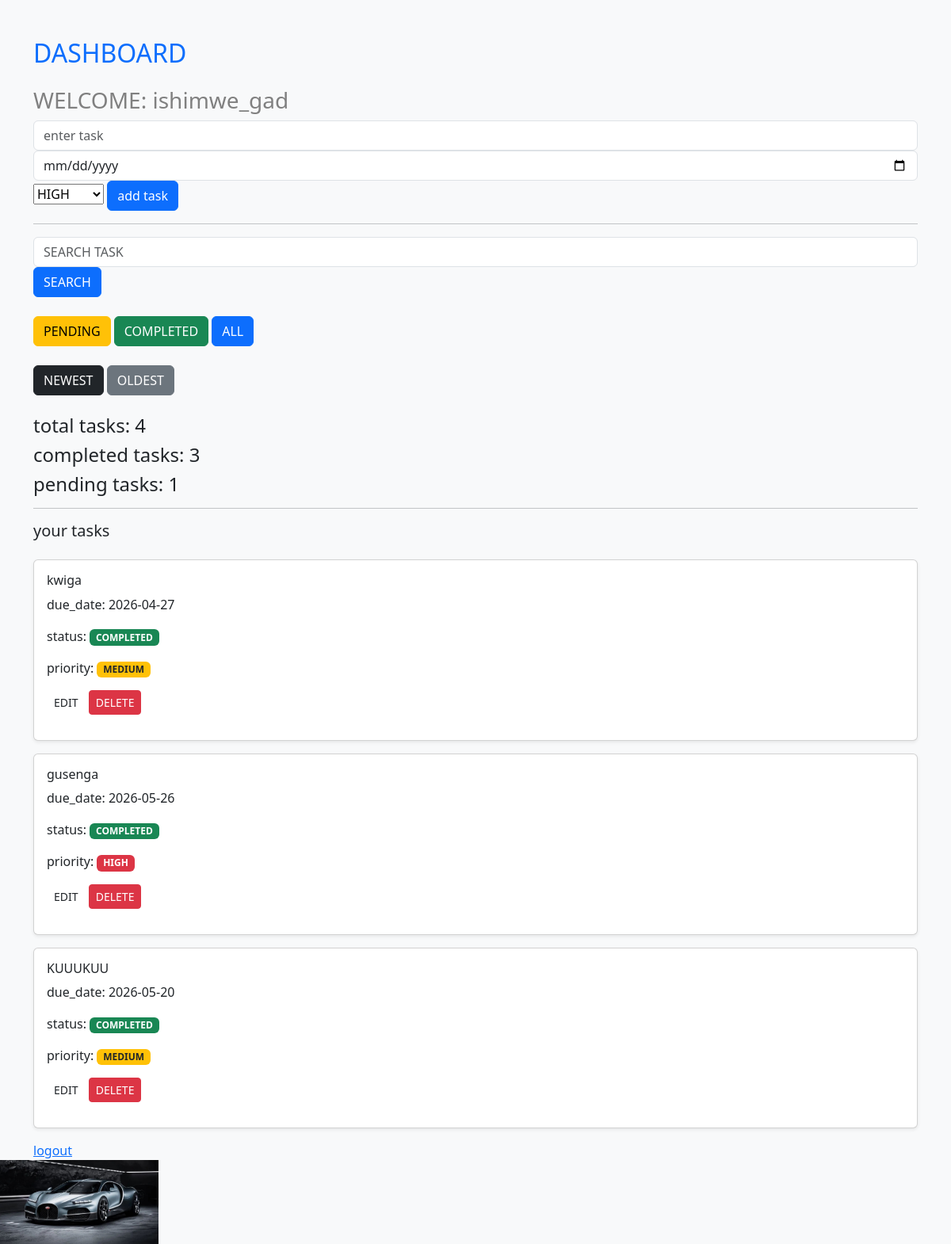
The app's page /dashboard?status=completed (signed in), older data.
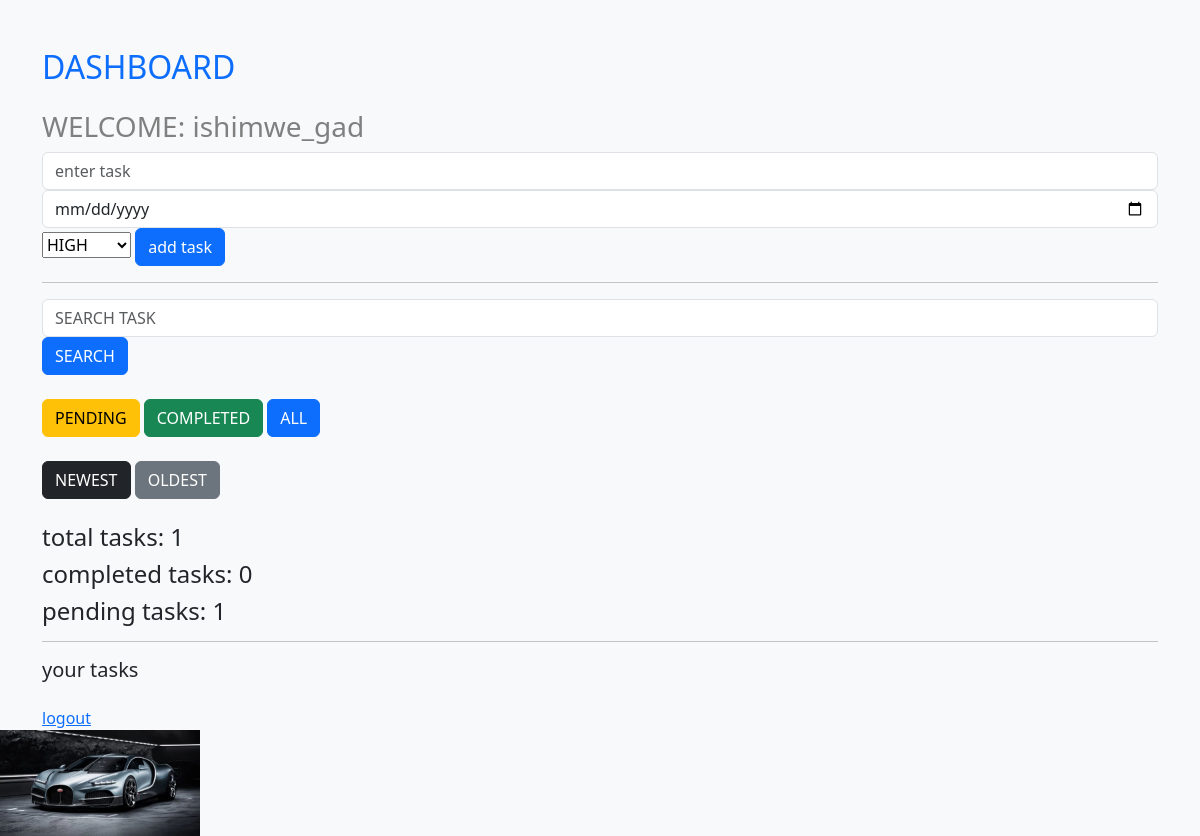
The same page, newer data.
### tables this page shows
CREATE TABLE users (
        id INTEGER PRIMARY KEY AUTOINCREMENT,
        username TEXT UNIQUE,
        password TEXT
           );

CREATE TABLE tasks (
        id INTEGER PRIMARY KEY AUTOINCREMENT,
        user_id INTEGER,
        title TEXT,
        status TEXT,
        due_date TEXT,
        priority  TEXT
           );

### app.py (the view, shortened to what this page needs)
@app.route('/dashboard')
def dashboard():
    username = session.get('username')
    if not username:
        return redirect('/')
    conn = sqlite3.connect('users.db')
    cursor = conn.cursor()
    cursor.execute("SELECT id FROM users WHERE username=?", (username,))
    user = cursor.fetchone()
    user_id = user[0]
    search = request.args.get('search')
    status = request.args.get('status')
    sort = request.args.get('sort')
    if search:
        cursor.execute(
            "SELECT id, title, status, due_date, priority FROM tasks WHERE user_id=? AND title LIKE ?",
            (user_id, '%' + search + '%')
        )
    elif status:
           cursor.execute(
            "SELECT id, title, status, due_date,priority FROM tasks WHERE user_id=? AND status=?",
            (user_id, status)
        )
    tasks = cursor.fetchall()
    cursor.execute(
        "SELECT COUNT(*) FROM tasks WHERE user_id=?",
        (user_id,)
     )
    total_tasks = cursor.fetchone()[0]
    cursor.execute(
        "SELECT COUNT(*) FROM tasks WHERE user_id=? AND status=?",
        (user_id,"completed")
    )
    completed_tasks = cursor.fetchone()[0]
    cursor.execute(
        "SELECT COUNT(*)FROM tasks WHERE user_id=? AND status=?",
        (user_id,"pending")
    )
    pending_tasks = cursor.fetchone()[0]
    conn.close()
    return render_template(
        'dashboard.html',
        username=username,
        tasks=tasks,
        total_tasks=total_tasks,
        completed_tasks=completed_tasks,
        pending_tasks=pending_tasks
    )

### templates/dashboard.html (shortened to what this page needs)
<!DOCTYPE html>
<html>
    <head>
        <link
        href="https://cdn.jsdelivr.net/npm/bootstrap@5.3.3/dist/css/bootstrap.min.css"rel="stylesheet">
    </head>
    <body class="bg-light">
        <div class="container mt-5">
        <h2 class="text-primary mb-4">DASHBOARD</h2>
        <h3 style="color: gray;">WELCOME: {{ username }}</h3>
        <form method="POST" action="/add_task">
            <input
                 class="form-control"
                 type"text"
                 name="title"
                  placeholder="enter task" required>
            <input
                  class="form-control"
                  type="date"
                  name="due_date" required>
            <select name="priority">
                <option value="HIGH">HIGH</option>
            </select>
            <button class="btn btn-primary" type="submit">add task</button>
        </form>
        <hr>
        <form method="GET" action="/dashboard">
            <input
                  class="form-control"
                  type="text"
                  name="search"
            placeholder="SEARCH TASK">
            <button class="btn btn-primary" type="submit">SEARCH</button>
        </form>
        <br>
        <a
           class="btn btn-warning"
           href="/dashboard?status=pending">PENDING</a>
        <a
           class="btn btn-success"
           href="/dashboard?status=completed">COMPLETED</a>
        <a
          class="btn btn-primary"
           href="/dashboard">ALL</a>
        <br><br>
        <a
        class="btn btn-dark"
        href="/dashboard?sort=newest"
        >
        NEWEST
       </a>
       <a
       class="btn btn-secondary"
       href="dashboard?sort=oldest"
       >
       OLDEST
       </a>
       <br><br>
        <h4>
            total tasks: {{ total_tasks }}
        </h4>
        <h4>
           completed tasks: {{ completed_tasks }}
        </h4>
        <h4>
            pending tasks: {{ pending_tasks}}
        </h4>
        <hr>
        <h5>your tasks</h5>
        <div class="mt-4">
            {% for task in tasks %}
            <div class="card mb-3 shadow-sm">
                <div class="card-body">
                    <h6 class="card-title">
                        {{ task[1] }}
                    </h6>
                    <p class="card-text">
                        due_date:
                        {{ task[3] }}
                    </p>
                    <p>
                    status:
                    {% if task[2] == 'completed' %}
                    <span class="badge bg-success">
                        COMPLETED
                    </span>
                    {% else %}
                    <span class="badge bg-warning text-dark">
                        PENDING
                    </span>
                    {% endif %}
                </p>
                <p>
                    priority:
                    {% if task[4] =='HIGH' %}
                    <span class="badge bg-danger">
                        HIGH
                    </span>
                    {% elif task[4] == 'MEDIUM' %}
                    <span class="badge bg-warning text-dark">
                        MEDIUM
                    </span>
                    {% else %}
                 <span class="badge bg-success">
                    LOW
                 </span>
                 {% endif %}
            <p/>
                <a
                class="btn btn-worning btn-sm"
                href="/edit_task/{{ task[0] }}">
                EDIT
                </a>
                <a
                 class="btn btn-danger btn-sm"
                 href="/delete_task/{{ task[0] }}">
                DELETE
                </a>
                </div>
            </div>
            {% endfor %}
        </div>
        <a href="/logout">logout</a>
        </div>
        <img src="{{ url_for('static', filename='gd.jpg') }}" alt="gad" width="200">
    </body>
</html>

Row changes from the older to the newer data that the page shows:
removed tasks: title "kwiga", due_date "2026-04-27", status "COMPLETED", priority "MEDIUM"
removed tasks: title "gusenga", due_date "2026-05-26", status "COMPLETED", priority "HIGH"
removed tasks: title "KUUUKUU", due_date "2026-05-20", status "COMPLETED", priority "MEDIUM"
Text that changed along with them:
{{ total_tasks }}: "4" → "1"
{{ completed_tasks }}: "3" → "0"
